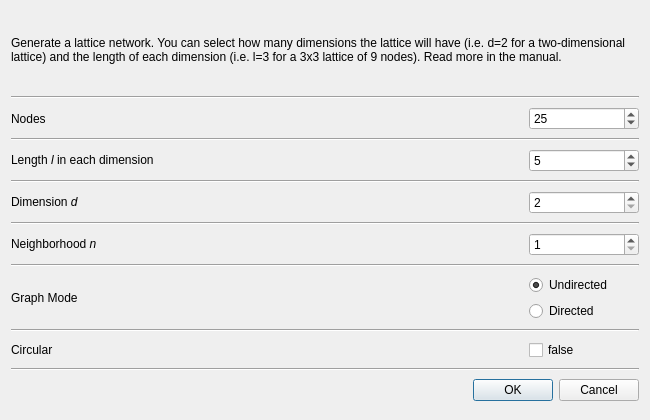
<?xml version="1.0" encoding="UTF-8"?>
<ui version="4.0">
 <class>DialogRandLattice</class>
 <widget class="QDialog" name="DialogRandLattice">
  <property name="geometry">
   <rect>
    <x>0</x>
    <y>0</y>
    <width>650</width>
    <height>420</height>
   </rect>
  </property>
  <property name="sizePolicy">
   <sizepolicy hsizetype="MinimumExpanding" vsizetype="MinimumExpanding">
    <horstretch>0</horstretch>
    <verstretch>0</verstretch>
   </sizepolicy>
  </property>
  <property name="minimumSize">
   <size>
    <width>650</width>
    <height>420</height>
   </size>
  </property>
  <property name="maximumSize">
   <size>
    <width>800</width>
    <height>600</height>
   </size>
  </property>
  <property name="windowTitle">
   <string>Lattice network generator</string>
  </property>
  <layout class="QGridLayout" name="gridLayout">
   <item row="0" column="0">
    <widget class="QLabel" name="label_2">
     <property name="sizePolicy">
      <sizepolicy hsizetype="MinimumExpanding" vsizetype="MinimumExpanding">
       <horstretch>0</horstretch>
       <verstretch>0</verstretch>
      </sizepolicy>
     </property>
     <property name="minimumSize">
      <size>
       <width>450</width>
       <height>70</height>
      </size>
     </property>
     <property name="maximumSize">
      <size>
       <width>16777215</width>
       <height>75</height>
      </size>
     </property>
     <property name="frameShape">
      <enum>QFrame::NoFrame</enum>
     </property>
     <property name="frameShadow">
      <enum>QFrame::Sunken</enum>
     </property>
     <property name="text">
      <string>&lt;html&gt;&lt;head/&gt;&lt;body&gt;&lt;p&gt;Generate a lattice network. You can select how many dimensions the lattice will have (i.e. d=2 for a two-dimensional lattice) and the length of each dimension (i.e. l=3 for a 3x3 lattice of 9 nodes). Read more in the manual.&lt;/p&gt;&lt;/body&gt;&lt;/html&gt;</string>
     </property>
     <property name="textFormat">
      <enum>Qt::RichText</enum>
     </property>
     <property name="wordWrap">
      <bool>true</bool>
     </property>
    </widget>
   </item>
   <item row="1" column="0">
    <widget class="Line" name="line">
     <property name="orientation">
      <enum>Qt::Horizontal</enum>
     </property>
    </widget>
   </item>
   <item row="2" column="0">
    <layout class="QHBoxLayout" name="horizontalLayout_2">
     <item>
      <widget class="QLabel" name="nodesLabel">
       <property name="sizePolicy">
        <sizepolicy hsizetype="MinimumExpanding" vsizetype="Preferred">
         <horstretch>0</horstretch>
         <verstretch>0</verstretch>
        </sizepolicy>
       </property>
       <property name="minimumSize">
        <size>
         <width>380</width>
         <height>0</height>
        </size>
       </property>
       <property name="text">
        <string>Nodes</string>
       </property>
      </widget>
     </item>
     <item>
      <widget class="QSpinBox" name="nodesSpinBox">
       <property name="sizePolicy">
        <sizepolicy hsizetype="Minimum" vsizetype="Fixed">
         <horstretch>0</horstretch>
         <verstretch>0</verstretch>
        </sizepolicy>
       </property>
       <property name="minimumSize">
        <size>
         <width>110</width>
         <height>0</height>
        </size>
       </property>
       <property name="toolTip">
        <string>&lt;html&gt;&lt;head/&gt;&lt;body&gt;&lt;p&gt;&lt;span style=&quot; font-weight:600;&quot;&gt;Lattice Nodes &lt;/span&gt;&lt;/p&gt;&lt;p&gt;The resulting lattice will have this amount of nodes . &lt;/p&gt;&lt;p&gt;This value changes automatically as you modify the &lt;span style=&quot; font-style:italic;&quot;&gt;length l &lt;/span&gt;of each dimension (below).&lt;/p&gt;&lt;/body&gt;&lt;/html&gt;</string>
       </property>
       <property name="minimum">
        <number>4</number>
       </property>
       <property name="maximum">
        <number>9999</number>
       </property>
       <property name="value">
        <number>25</number>
       </property>
      </widget>
     </item>
    </layout>
   </item>
   <item row="3" column="0">
    <widget class="Line" name="line_2">
     <property name="orientation">
      <enum>Qt::Horizontal</enum>
     </property>
    </widget>
   </item>
   <item row="4" column="0">
    <layout class="QHBoxLayout" name="horizontalLayout_6">
     <property name="sizeConstraint">
      <enum>QLayout::SetMinimumSize</enum>
     </property>
     <item>
      <widget class="QLabel" name="label_4">
       <property name="sizePolicy">
        <sizepolicy hsizetype="MinimumExpanding" vsizetype="Preferred">
         <horstretch>0</horstretch>
         <verstretch>0</verstretch>
        </sizepolicy>
       </property>
       <property name="minimumSize">
        <size>
         <width>380</width>
         <height>0</height>
        </size>
       </property>
       <property name="text">
        <string>&lt;html&gt;&lt;head/&gt;&lt;body&gt;&lt;p&gt;Length &lt;span style=&quot; font-style:italic;&quot;&gt;l &lt;/span&gt;in each dimension &lt;/p&gt;&lt;/body&gt;&lt;/html&gt;</string>
       </property>
      </widget>
     </item>
     <item>
      <widget class="QSpinBox" name="lengthSpinBox">
       <property name="minimumSize">
        <size>
         <width>110</width>
         <height>0</height>
        </size>
       </property>
       <property name="toolTip">
        <string>&lt;html&gt;&lt;head/&gt;&lt;body&gt;&lt;p&gt;&lt;span style=&quot; font-weight:600;&quot;&gt;Length&lt;/span&gt;&lt;/p&gt;&lt;p&gt;The size of the lattice in each dimension.&lt;/p&gt;&lt;/body&gt;&lt;/html&gt;</string>
       </property>
       <property name="minimum">
        <number>2</number>
       </property>
       <property name="maximum">
        <number>9999</number>
       </property>
       <property name="singleStep">
        <number>2</number>
       </property>
       <property name="value">
        <number>5</number>
       </property>
      </widget>
     </item>
    </layout>
   </item>
   <item row="5" column="0">
    <widget class="Line" name="line_3">
     <property name="orientation">
      <enum>Qt::Horizontal</enum>
     </property>
    </widget>
   </item>
   <item row="6" column="0">
    <layout class="QHBoxLayout" name="horizontalLayout">
     <item>
      <widget class="QLabel" name="dimLabel">
       <property name="sizePolicy">
        <sizepolicy hsizetype="MinimumExpanding" vsizetype="Preferred">
         <horstretch>0</horstretch>
         <verstretch>0</verstretch>
        </sizepolicy>
       </property>
       <property name="minimumSize">
        <size>
         <width>380</width>
         <height>0</height>
        </size>
       </property>
       <property name="text">
        <string>&lt;html&gt;&lt;head/&gt;&lt;body&gt;&lt;p&gt;Dimension &lt;span style=&quot; font-style:italic;&quot;&gt;d&lt;/span&gt;&lt;/p&gt;&lt;/body&gt;&lt;/html&gt;</string>
       </property>
      </widget>
     </item>
     <item>
      <widget class="QSpinBox" name="dimSpinBox">
       <property name="minimumSize">
        <size>
         <width>110</width>
         <height>0</height>
        </size>
       </property>
       <property name="toolTip">
        <string>&lt;html&gt;&lt;head/&gt;&lt;body&gt;&lt;p&gt;&lt;span style=&quot; font-weight:600;&quot;&gt;Dimension &lt;/span&gt;&lt;span style=&quot; font-weight:600; font-style:italic;&quot;&gt;d&lt;/span&gt;&lt;/p&gt;&lt;p&gt;The dimension of the lattice.&lt;/p&gt;&lt;p&gt;I.e. enter 2 for a two-dimensional lattice.&lt;/p&gt;&lt;p&gt;&lt;br/&gt;&lt;/p&gt;&lt;/body&gt;&lt;/html&gt;</string>
       </property>
       <property name="minimum">
        <number>2</number>
       </property>
       <property name="maximum">
        <number>3</number>
       </property>
       <property name="singleStep">
        <number>1</number>
       </property>
       <property name="value">
        <number>2</number>
       </property>
      </widget>
     </item>
    </layout>
   </item>
   <item row="7" column="0">
    <widget class="Line" name="line_7">
     <property name="orientation">
      <enum>Qt::Horizontal</enum>
     </property>
    </widget>
   </item>
   <item row="8" column="0">
    <layout class="QHBoxLayout" name="horizontalLayout_5">
     <item>
      <widget class="QLabel" name="probLabel_2">
       <property name="sizePolicy">
        <sizepolicy hsizetype="MinimumExpanding" vsizetype="Preferred">
         <horstretch>0</horstretch>
         <verstretch>0</verstretch>
        </sizepolicy>
       </property>
       <property name="minimumSize">
        <size>
         <width>380</width>
         <height>0</height>
        </size>
       </property>
       <property name="text">
        <string>&lt;html&gt;&lt;head/&gt;&lt;body&gt;&lt;p&gt;Neighborhood &lt;span style=&quot; font-style:italic;&quot;&gt;n&lt;/span&gt;&lt;/p&gt;&lt;/body&gt;&lt;/html&gt;</string>
       </property>
      </widget>
     </item>
     <item>
      <widget class="QSpinBox" name="neiSpinBox">
       <property name="minimumSize">
        <size>
         <width>110</width>
         <height>0</height>
        </size>
       </property>
       <property name="toolTip">
        <string>&lt;html&gt;&lt;head/&gt;&lt;body&gt;&lt;p&gt;&lt;span style=&quot; font-weight:600;&quot;&gt;Neighborhood &lt;/span&gt;&lt;span style=&quot; font-weight:600; font-style:italic;&quot;&gt;n&lt;/span&gt;&lt;/p&gt;&lt;p&gt;The distance within which the neighbors on the lattice will be connected&lt;/p&gt;&lt;/body&gt;&lt;/html&gt;</string>
       </property>
       <property name="minimum">
        <number>1</number>
       </property>
       <property name="maximum">
        <number>6</number>
       </property>
       <property name="singleStep">
        <number>1</number>
       </property>
       <property name="value">
        <number>1</number>
       </property>
      </widget>
     </item>
    </layout>
   </item>
   <item row="9" column="0">
    <widget class="Line" name="line_4">
     <property name="orientation">
      <enum>Qt::Horizontal</enum>
     </property>
    </widget>
   </item>
   <item row="10" column="0">
    <layout class="QHBoxLayout" name="horizontalLayout_3">
     <item>
      <widget class="QLabel" name="label">
       <property name="sizePolicy">
        <sizepolicy hsizetype="MinimumExpanding" vsizetype="Preferred">
         <horstretch>0</horstretch>
         <verstretch>0</verstretch>
        </sizepolicy>
       </property>
       <property name="minimumSize">
        <size>
         <width>380</width>
         <height>0</height>
        </size>
       </property>
       <property name="text">
        <string>Graph Mode</string>
       </property>
      </widget>
     </item>
     <item>
      <layout class="QVBoxLayout" name="verticalLayout">
       <item>
        <widget class="QRadioButton" name="undirectedRadioButton">
         <property name="sizePolicy">
          <sizepolicy hsizetype="Minimum" vsizetype="Fixed">
           <horstretch>0</horstretch>
           <verstretch>0</verstretch>
          </sizepolicy>
         </property>
         <property name="minimumSize">
          <size>
           <width>110</width>
           <height>0</height>
          </size>
         </property>
         <property name="text">
          <string>Undirected</string>
         </property>
         <property name="checked">
          <bool>true</bool>
         </property>
         <property name="autoExclusive">
          <bool>false</bool>
         </property>
        </widget>
       </item>
       <item>
        <widget class="QRadioButton" name="directedRadioButton">
         <property name="sizePolicy">
          <sizepolicy hsizetype="Minimum" vsizetype="Fixed">
           <horstretch>0</horstretch>
           <verstretch>0</verstretch>
          </sizepolicy>
         </property>
         <property name="minimumSize">
          <size>
           <width>100</width>
           <height>0</height>
          </size>
         </property>
         <property name="text">
          <string>Directed</string>
         </property>
         <property name="autoExclusive">
          <bool>false</bool>
         </property>
        </widget>
       </item>
      </layout>
     </item>
    </layout>
   </item>
   <item row="11" column="0">
    <widget class="Line" name="line_5">
     <property name="orientation">
      <enum>Qt::Horizontal</enum>
     </property>
    </widget>
   </item>
   <item row="12" column="0">
    <layout class="QHBoxLayout" name="horizontalLayout_4">
     <item>
      <widget class="QLabel" name="label_3">
       <property name="sizePolicy">
        <sizepolicy hsizetype="MinimumExpanding" vsizetype="Preferred">
         <horstretch>0</horstretch>
         <verstretch>0</verstretch>
        </sizepolicy>
       </property>
       <property name="minimumSize">
        <size>
         <width>380</width>
         <height>0</height>
        </size>
       </property>
       <property name="text">
        <string>Circular</string>
       </property>
      </widget>
     </item>
     <item>
      <layout class="QVBoxLayout" name="verticalLayout_2">
       <item>
        <widget class="QCheckBox" name="circularCheckBox">
         <property name="sizePolicy">
          <sizepolicy hsizetype="Minimum" vsizetype="Fixed">
           <horstretch>0</horstretch>
           <verstretch>0</verstretch>
          </sizepolicy>
         </property>
         <property name="minimumSize">
          <size>
           <width>110</width>
           <height>0</height>
          </size>
         </property>
         <property name="toolTip">
          <string>&lt;html&gt;&lt;head/&gt;&lt;body&gt;&lt;p&gt;If checked, the lattice will be circular&lt;/p&gt;&lt;/body&gt;&lt;/html&gt;</string>
         </property>
         <property name="text">
          <string>false</string>
         </property>
         <property name="checked">
          <bool>false</bool>
         </property>
        </widget>
       </item>
      </layout>
     </item>
    </layout>
   </item>
   <item row="13" column="0">
    <widget class="Line" name="line_6">
     <property name="orientation">
      <enum>Qt::Horizontal</enum>
     </property>
    </widget>
   </item>
   <item row="14" column="0">
    <widget class="QDialogButtonBox" name="buttonBox">
     <property name="orientation">
      <enum>Qt::Horizontal</enum>
     </property>
     <property name="standardButtons">
      <set>QDialogButtonBox::Cancel|QDialogButtonBox::Ok</set>
     </property>
    </widget>
   </item>
  </layout>
 </widget>
 <resources/>
 <connections>
  <connection>
   <sender>buttonBox</sender>
   <signal>accepted()</signal>
   <receiver>DialogRandLattice</receiver>
   <slot>accept()</slot>
   <hints>
    <hint type="sourcelabel">
     <x>257</x>
     <y>373</y>
    </hint>
    <hint type="destinationlabel">
     <x>157</x>
     <y>274</y>
    </hint>
   </hints>
  </connection>
  <connection>
   <sender>buttonBox</sender>
   <signal>rejected()</signal>
   <receiver>DialogRandLattice</receiver>
   <slot>reject()</slot>
   <hints>
    <hint type="sourcelabel">
     <x>325</x>
     <y>373</y>
    </hint>
    <hint type="destinationlabel">
     <x>286</x>
     <y>274</y>
    </hint>
   </hints>
  </connection>
 </connections>
</ui>
